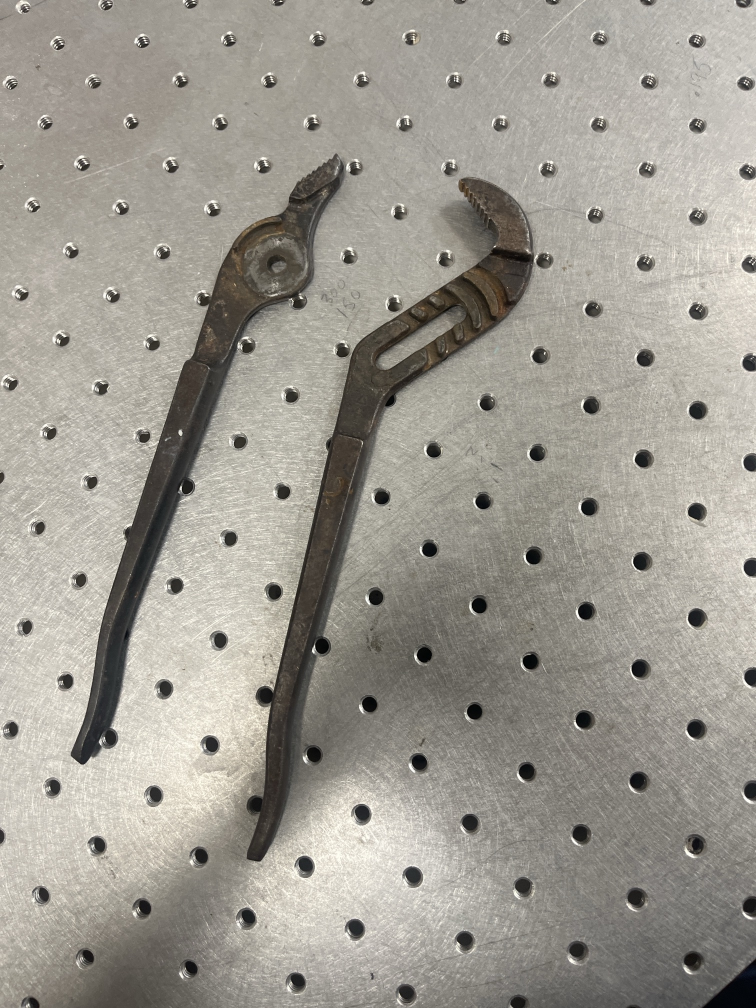
#> input picture scan-to-print/examples/pliers/top.jpg, 1512 x 2016 px, found by its file name (shown at 1/2 size)
$ python photo2outline.py top.jpg --pitch 25.4 --thickness 8 -o out/
#> lines starting #> are read from the running program, lines starting #| are printed output that depends on the picture; after the words box and inside, x2 and y2 are one past the last pixel; in counts of white or black regions, pixels touching at a corner belong together
#!/usr/bin/env python3
"""photo2outline: phone photo of parts on a hole-grid plate -> true-scale outlines + STL.

The plate's hole grid is the calibration target: it fixes camera tilt (homography)
and sets scale. Parts are cut out, holes in the plate are ignored, and each part
becomes an extruded STL (2.5D) plus an SVG outline for CAD / foam inserts.

  python photo2outline.py top.jpg --pitch 25.4 --thickness 8 -o out/
"""
import argparse
import os

import cv2
import numpy as np
import trimesh
from scipy.spatial import cKDTree
from shapely.geometry import Polygon


def flatten(gray):
    """Divide out lighting/shadows so dark = dark everywhere."""
    g = gray.astype(np.float32)
    bg = cv2.morphologyEx(g, cv2.MORPH_CLOSE, cv2.getStructuringElement(cv2.MORPH_ELLIPSE, (151, 151)))
    return g / (cv2.GaussianBlur(bg, (0, 0), 25) + 1)


def find_holes(ratio):
    """Centres + areas of round dark blobs (plate holes)."""
    dark = (ratio < 0.5).astype(np.uint8)
    n, _, st, cen = cv2.connectedComponentsWithStats(dark)
    keep = []
    for k in range(1, n):
        x, y, w, h, a = st[k]
        if 150 < a < 8000 and 0.6 < w / h < 1.6 and a / (w * h) > 0.55:
            keep.append((cen[k], a))
    pts = np.array([c for c, _ in keep])
    areas = np.array([a for _, a in keep])
    return pts, areas


def lattice(pts):
    """Give each hole integer grid coords (i, j) by walking neighbour to neighbour."""
    tree = cKDTree(pts)
    start = np.argmin(np.linalg.norm(pts - pts.mean(0), axis=1))
    # two shortest non-parallel neighbour vectors = local grid basis
    d, idx = tree.query(pts[start], 7)
    vecs = pts[idx[1:]] - pts[start]
    a = vecs[0]
    b = next(v for v in vecs[1:] if abs(a[0] * v[1] - a[1] * v[0]) > 0.5 * np.linalg.norm(a) * np.linalg.norm(v))
    coords = {start: (0, 0)}
    basis = {start: np.array([a, b])}
    queue = [start]
    while queue:
        p = queue.pop(0)
        A = basis[p]
        for di, dj in ((1, 0), (-1, 0), (0, 1), (0, -1)):
            guess = pts[p] + di * A[0] + dj * A[1]
            dist, q = tree.query(guess)
            if q in coords or dist > 0.3 * min(np.linalg.norm(A[0]), np.linalg.norm(A[1])):
                continue
            ci, cj = coords[p]
            coords[q] = (ci + di, cj + dj)
            # update basis from the step we just made (tracks perspective drift)
            B = A.copy()
            B[0 if di else 1] = (pts[q] - pts[p]) * (di or dj)
            basis[q] = B
            queue.append(q)
    ids = np.array(list(coords))
    return ids, np.array([coords[i] for i in ids], float)


def main():
    ap = argparse.ArgumentParser(description=__doc__, formatter_class=argparse.RawDescriptionHelpFormatter)
    ap.add_argument("image")
    ap.add_argument("--pitch", type=float, default=25.4, help="mm between neighbouring plate holes (measure it!)")
    ap.add_argument("--thickness", type=float, default=8.0, help="extrude height mm (caliper the part)")
    ap.add_argument("--offset", type=float, default=0.0, help="grow outline mm (clearance for holster/foam)")
    ap.add_argument("--smooth", type=float, default=1.0, help="round off outline wiggles, mm")
    ap.add_argument("--min-area", type=float, default=2000, help="ignore parts smaller than this, mm^2")
    ap.add_argument("--slot-min", type=float, default=150, help="keep through-slots bigger than this, mm^2")
    ap.add_argument("--ppmm", type=float, default=4.0, help="pixels per mm in the flattened image")
    ap.add_argument("-o", "--out", default="out")
    a = ap.parse_args()
    for f in [v for k, v in vars(a).items() if k in ("scan", "ai", "side_a", "side_b", "image") and v]:
        if not os.path.isfile(f):
            raise SystemExit(f"file not found: {f}\n  (run from the folder that has it, or give the full path, e.g. C:\\scans\\part.stl)")
    os.makedirs(a.out, exist_ok=True)

    img = cv2.imread(a.image)
#> img is the input picture: shape (2016, 1512, 3); mean B, G, R 145.6, 154.4, 158.1
    gray = cv2.cvtColor(img, cv2.COLOR_BGR2GRAY)
    ratio = flatten(gray)
#> in flatten, `return g / (cv2.GaussianBlur(bg, (0, 0), 25) + 1)`:
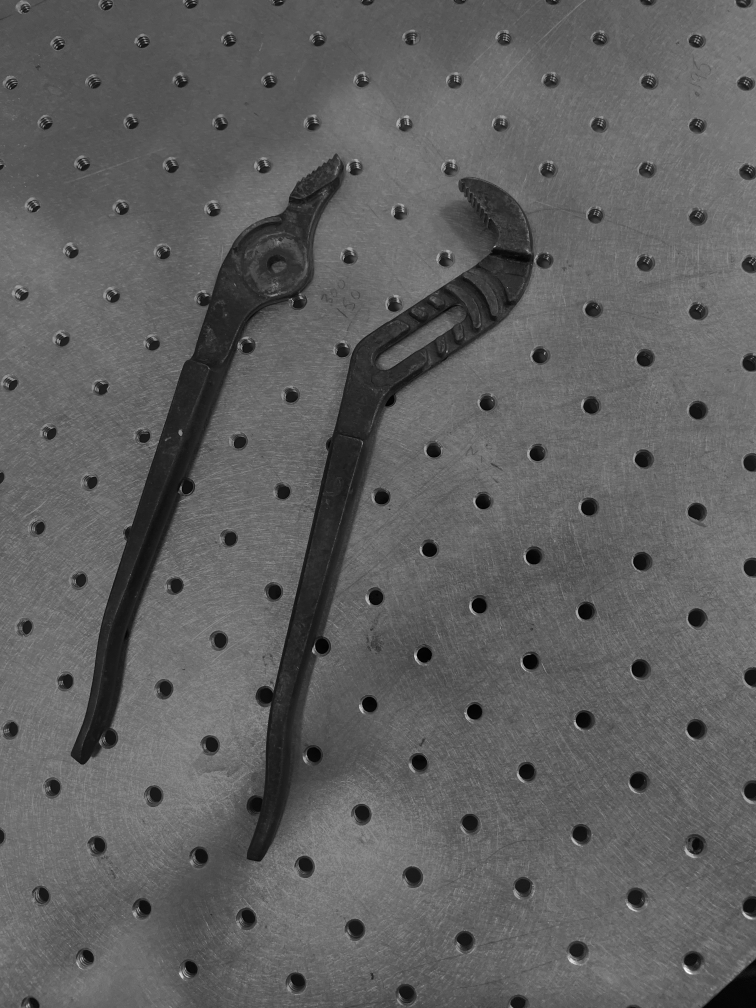
#> returned value: shape (2016, 1512) float32 (shown at 1/2 size); min 0, max 1.82, mean 0.684; drawn with min black and max white

    # 1. grid -> homography (image px <-> plate mm)
    pts, areas = find_holes(ratio)
#> in find_holes, `dark = (ratio < 0.5).astype(np.uint8)`:
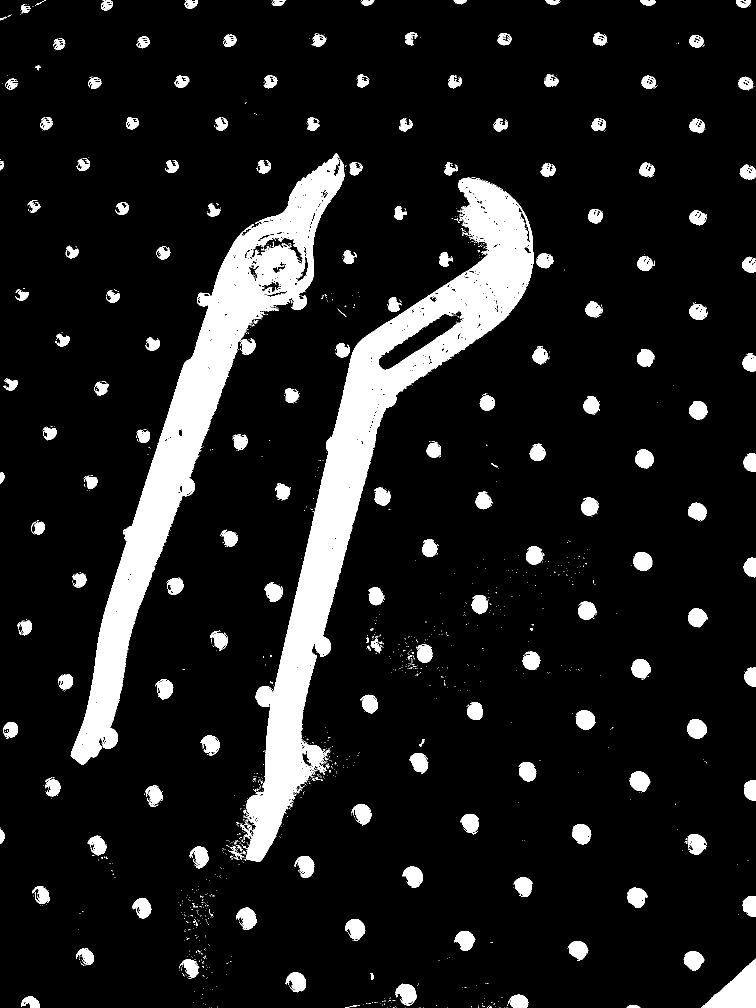
#> dark: shape (2016, 1512) (shown at 1/2 size); values 0 (black) and 1 (white), 11.3% white; 1433 white regions (1253 under 20 px), largest, box (x1, y1, x2, y2) and area: (481, 356, 1068, 1723) 131485, (141, 307, 690, 1529) 105665, (1403, 1917, 1512, 2016) 5462
#> in find_holes, `n, _, st, cen = cv2.connectedComponentsWithStats(dark)`: n = 1434; st = 1434 rows, first 6: [0, 0, 1512, 2016, 2703238], [88, 0, 4, 2, 6], [202, 0, 24, 21, 306], [370, 0, 1, 2, 2], [369, 0, 27, 18, 300], [543, 0, 1, 1, 1]; cen = 1434 pairs, first value 0.333 to 1508.5, second value 0 to 2015
#> the loop in find_holes, `for k in range(1, n):` made 1433 passes
#> after the loop in find_holes, `for k in range(1, n):`: keep = 122 items, first 6: ([213, 10.26], 306), ([381.7, 7.96], 300), ([820.2, 76.65], 361), ([1198.7, 78.75], 465), ([1007.8, 78.61], 413), ([459.1, 81.23], 412)
#> in find_holes, `pts = np.array([c for c, _ in keep])`: pts = 122 pairs, first value 22.13 to 1500.8, second value 7.96 to 2003
#> in find_holes, `areas = np.array([a for _, a in keep])`: areas = 122 values, max 1238 at index 99, min 300 at index 1, mean 723.6
    ids, ij = lattice(pts)
#> in lattice, `start = np.argmin(np.linalg.norm(pts - pts.mean(0), axis=1))`: start = 62
#> in lattice, `d, idx = tree.query(pts[start], 7)`: d = [0, 139, 141.9, 142.5, 196.5, 207.5, 270.2]; idx = [62, 68, 69, 56, 74, 63, 49]
#> in lattice, `vecs = pts[idx[1:]] - pts[start]`: vecs = [[-103.3, 93.03], [99, 101.6], [107, -94.21], [-8.49, 196.3], [207.4, 5.31], [-182.5, -199.3]]
#> in lattice, `a = vecs[0]`: a = [-103.3, 93.03]
#> in lattice, `b = next(v for v in vecs[1:] if abs(a[0] * v[1] - a[1] * v[0]) > 0.5 *..`: b = [99, 101.6]
#> in lattice, `coords = {start: (0, 0)}`: coords = {62: (0, 0)}
#> in lattice, `basis = {start: np.array([a, b])}`: basis = {62: [[-103.3, 93.03], [99, 101.6]]}
#> in lattice, `queue = [start]`: queue = [62]
#> the loop in lattice, `while queue:` made 120 passes
#> (p, A) on passes 1 to 12: (62, [[-103.3, 93.03], [99, 101.6]]), (68, [[-103.3, 93.03], [99, 101.6]]), (56, [[-107, 94.21], [99, 101.6]]), (69, [[-103.3, 93.03], [99, 101.6]]), (74, [[-103.3, 93.03], [94.83, 103.3]]), (50, [[-105.5, 94.21], [99, 101.6]]), (63, [[-107, 94.21], [100.5, 99.51]]), (75, [[-103.3, 93.03], [101.8, 109]]), (81, [[-107.5, 95.74], [94.83, 103.3]]), (82, [[-103.3, 93.03], [100.5, 111.7]]), (44, [[-106.3, 92.79], [99, 101.6]]), (57, [[-105.5, 94.21], [102.6, 98.72]])
#> after the loop in lattice, `while queue:`: basis = 120 items; queue = []
#> in lattice, `ids = np.array(list(coords))`: ids = 120 values, max 121 at index 71, min 0 at index 105, mean 59.96
#> ij = 120 pairs, first value -7 to 8, second value -9 to 7
    H, inl = cv2.findHomography(ij * a.pitch, pts[ids], cv2.RANSAC, 6.0)
#> H = [[-4.3, 3.24, 870.8], [3.6, 3.5, 897.9], [-0.000126, -0.000619, 1]]; inl = 120 values, max 1 at index 0, min 0 at index 53, mean 0.958
    err = np.linalg.norm(cv2.perspectiveTransform((ij * a.pitch)[None], H)[0] - pts[ids], axis=1)
#> err = 120 values, max 10.05 at index 53, min 0.228 at index 51, mean 2.02
    print(f"grid: {len(pts)} holes found, {len(ids)} on lattice, fit err median {np.median(err):.1f}px")
#| grid: 122 holes found, 120 on lattice, fit err median 1.5px

    # 2. flatten photo to top-down, ppmm px per mm
    Hinv = np.linalg.inv(H)
#> Hinv = [[-0.131, 0.122, 4.42], [0.12, 0.135, -225.6], [5.77e-05, 9.9e-05, 0.861]]
    h, w = gray.shape
#> h = 2016; w = 1512
    corners = cv2.perspectiveTransform(np.float32([[0, 0], [w, 0], [w, h], [0, h]])[None], Hinv)[0]
#> corners = [[5.14, -262.1], [-203.9, -46.98], [45.71, 198.5], [235.9, 44.13]]
    lo = corners.min(0)
#> lo = [-203.9, -262.1]
    hi = corners.max(0)
#> hi = [235.9, 198.5]
    S = np.array([[a.ppmm, 0, -lo[0] * a.ppmm], [0, a.ppmm, -lo[1] * a.ppmm], [0, 0, 1]])
#> S = [[4, 0, 815.5], [0, 4, 1048.3], [0, 0, 1]]
    size = tuple(np.ceil((hi - lo) * a.ppmm).astype(int))
#> size = (1760, 1843)
    M = S @ Hinv
#> M = [[-0.476, 0.568, 719.7], [0.539, 0.644, 2.57e-05], [5.77e-05, 9.9e-05, 0.861]]
    top = cv2.warpPerspective(img, M, size)
    valid = cv2.warpPerspective(np.full((h, w), 255, np.uint8), M, size, flags=cv2.INTER_NEAREST) > 0
#> valid: shape (1843, 1760) bool; 49.1% white; 1 white region, box (x1, y1, x2, y2) and area: (1, 0, 1760, 1842) 1591394
    r = cv2.warpPerspective(ratio, M, size)
    sat = cv2.cvtColor(top, cv2.COLOR_BGR2HSV)[..., 1]
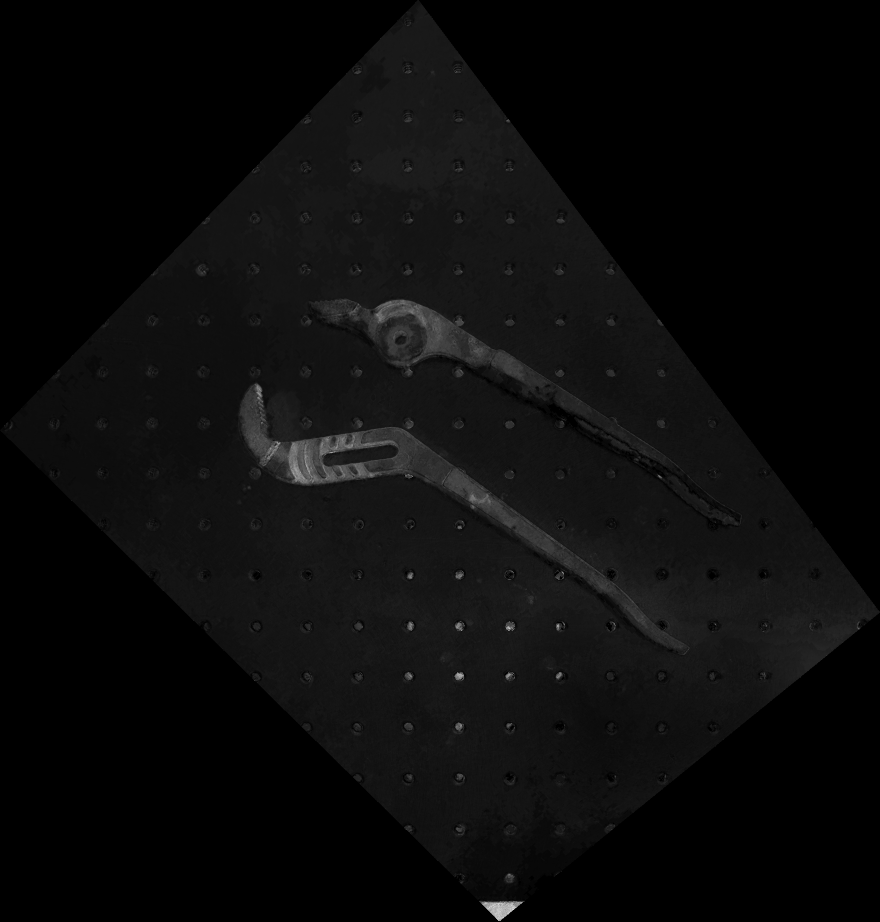
#> sat: shape (1843, 1760) (shown at 1/2 size); min 0, max 255, mean 10.9

    # 3. part mask: dark or coloured, minus every plate hole (we know where they all are)
    plate_sat = np.median(sat[valid])
#> plate_sat = 20
    mask = ((r < 0.45) | (sat > plate_sat + 35)) & valid
#> mask: shape (1843, 1760) bool; 5.3% white; 689 white regions (533 under 20 px), largest, box (x1, y1, x2, y2) and area: (476, 767, 1380, 1310) 65017, (618, 597, 1484, 1062) 58236, (958, 1800, 1049, 1842) 1870
    # hole radius in mm, per hole using local px/mm (perspective), take the big ones
    nn = cKDTree(pts[ids]).query(pts[ids], 2)[0][:, 1]
#> nn = 120 values, max 160.4 at index 45, min 104.3 at index 99, mean 136.5
    r_mm = np.sqrt(areas[ids] / np.pi) / (nn / a.pitch)
#> r_mm = 120 values, max 3.3 at index 28, min 2.19 at index 67, mean 2.74
    hole_mm = np.percentile(r_mm, 90)
#> hole_mm = 3.15
    hole_mm = float(np.clip(hole_mm, 2, 0.4 * a.pitch))
    print(f"plate hole radius ~{hole_mm:.1f} mm")
#| plate hole radius ~3.1 mm
    holes_only = np.zeros(mask.shape, np.uint8)
    imin, jmin = ij.min(0) - 30
#> imin = -37; jmin = -39
    imax, jmax = ij.max(0) + 30
#> imax = 38; jmax = 37
    for i in range(int(imin), int(imax)):
        for j in range(int(jmin), int(jmax)):
            x, y = (np.array([i, j]) * a.pitch - lo) * a.ppmm
            if 0 <= x < size[0] and 0 <= y < size[1]:
                cv2.circle(holes_only, (int(x), int(y)), int((1.5 * hole_mm + 1.5) * a.ppmm), 1, -1)
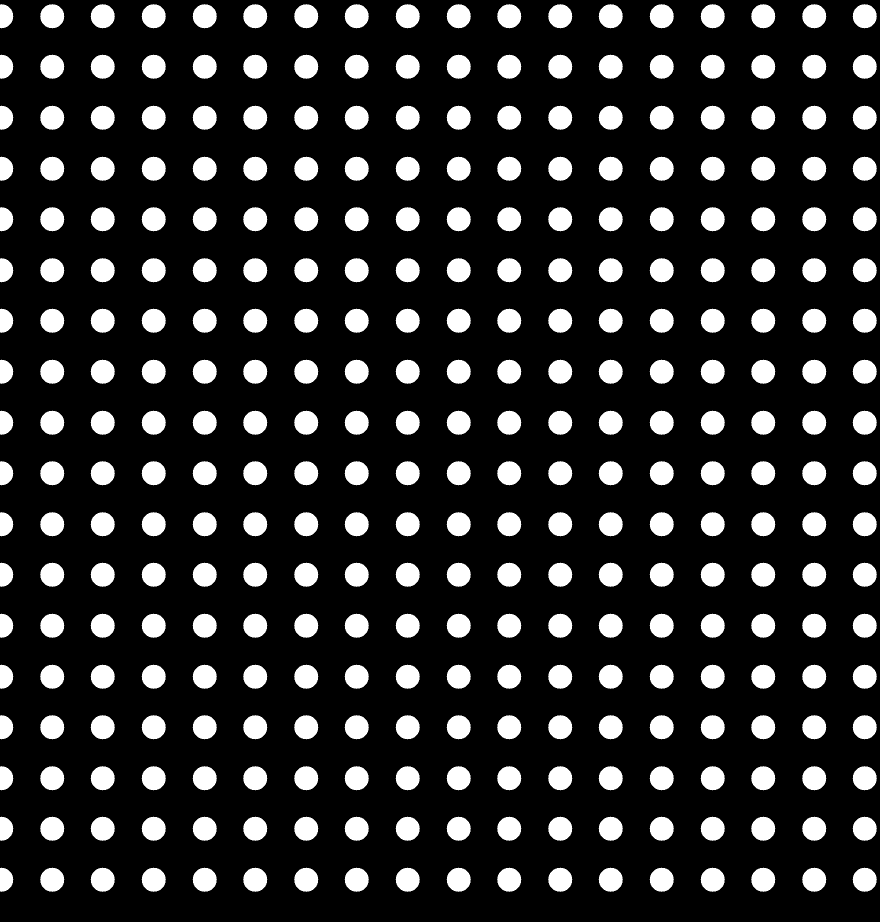
#> holes_only: shape (1843, 1760) (shown at 1/2 size); values 0 (black) and 1 (white), 17.5% white; 324 white regions, largest, box (x1, y1, x2, y2) and area: (80, 8, 129, 57) 1793, (181, 8, 230, 57) 1793, (283, 8, 332, 57) 1793
    # plate holes touching a part leave bumps. Cut every hole disk out, then close
    # (fills notches the cut left in the part's edge, never grows past a straight edge),
    # then keep only pixels that were dark/coloured to begin with.
    k = lambda mm: cv2.getStructuringElement(cv2.MORPH_ELLIPSE, (int(mm * a.ppmm) | 1,) * 2)
    mask = mask.astype(np.uint8)
    cut = mask & (holes_only == 0)
#> cut: shape (1843, 1760); values 0 (black) and 1 (white), 3.1% white; 312 white regions (307 under 20 px), largest, box (x1, y1, x2, y2) and area: (476, 767, 1380, 1310) 52051, (618, 597, 1484, 1055) 46966, (958, 1800, 1049, 1842) 1870, (1059, 1197, 1067, 1209) 47, (1342, 1509, 1348, 1516) 22
    mask = cv2.morphologyEx(cut, cv2.MORPH_CLOSE, k(2 * (1.5 * hole_mm + 1.5) + 2)) & mask
#> mask: shape (1843, 1760); values 0 (black) and 1 (white), 3.7% white; 318 white regions (311 under 20 px), largest, box (x1, y1, x2, y2) and area: (476, 767, 1380, 1310) 61362, (618, 597, 1484, 1055) 54455, (958, 1800, 1049, 1842) 1870
    mask = cv2.morphologyEx(mask, cv2.MORPH_CLOSE, k(4))  # bridge shiny spots
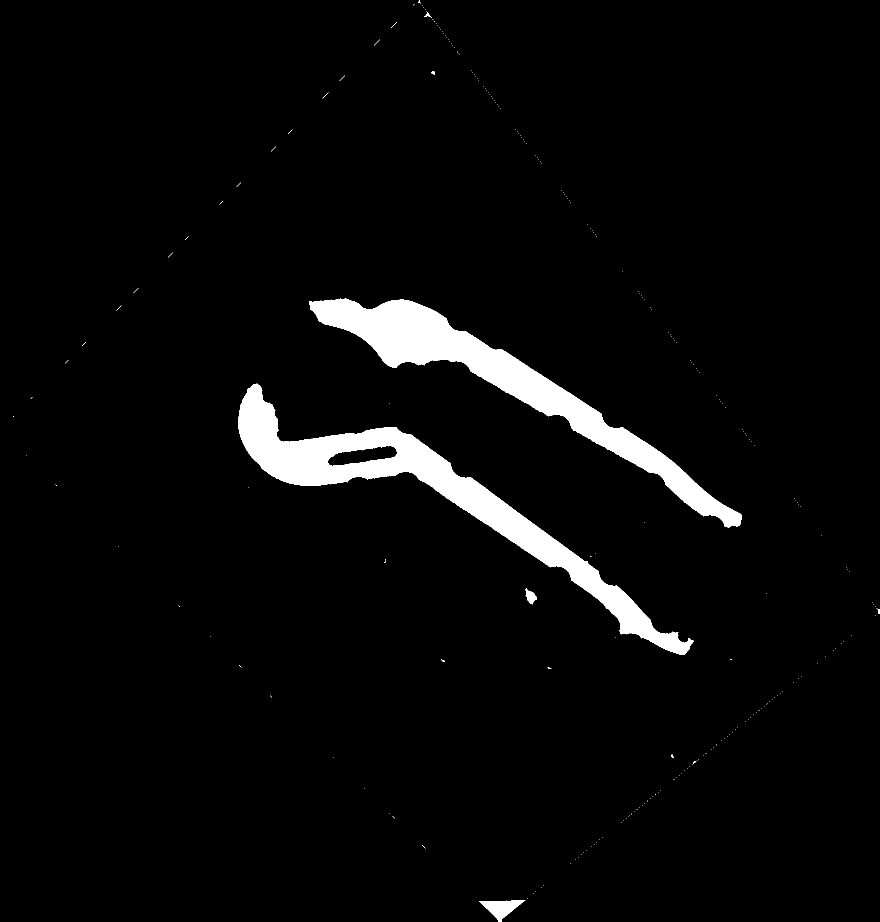
#> mask: shape (1843, 1760) (shown at 1/2 size); values 0 (black) and 1 (white), 3.9% white; 238 white regions (230 under 20 px), largest, box (x1, y1, x2, y2) and area: (476, 767, 1388, 1310) 64519, (618, 597, 1484, 1055) 59223, (958, 1800, 1051, 1843) 1890
    mask = cv2.morphologyEx(mask, cv2.MORPH_OPEN, k(2))  # drop specks
#> mask: shape (1843, 1760); values 0 (black) and 1 (white), 3.9% white; 4 white regions

    # 4. outlines -> polygons (keep real through-slots, drop specks)
    cnts, hier = cv2.findContours(mask, cv2.RETR_CCOMP, cv2.CHAIN_APPROX_NONE)
#> cnts = 5 contours; box (x1, y1, x2, y2) and area: (476, 768, 1385, 1310) 66566, (619, 597, 1484, 1055) 58252, (655, 891, 795, 933) 3348, (964, 1800, 1042, 1843) 1737, (1052, 1182, 1073, 1207) 314
    parts = []
    for n, c in enumerate(cnts):
        if hier[0][n][3] != -1:
            continue
        shell = c[:, 0, :] / a.ppmm + lo
        holes = []
        ch = hier[0][n][2]
        while ch != -1:
            hp = cnts[ch][:, 0, :] / a.ppmm + lo
            if len(hp) > 3 and Polygon(hp).area > a.slot_min:
                holes.append(hp)
            ch = hier[0][ch][0]
        if len(shell) < 4:
            continue
        p = Polygon(shell, holes).buffer(0)
        if p.area < a.min_area:
            continue
        p = p.buffer(a.smooth).buffer(-a.smooth).buffer(-a.smooth).buffer(a.smooth)  # round wiggles
        if a.offset:
            p = p.buffer(a.offset)
        parts.append(p.simplify(0.1))
#> this loop made 5 passes
#> after the loop, parts = 2 items

    # 5. outputs
    over = top.copy()
    svg = []
    for n, p in enumerate(sorted(parts, key=lambda p: p.bounds[0])):
        minx, miny, maxx, maxy = p.bounds
        rect = p.minimum_rotated_rectangle.exterior.coords
        L = sorted([np.hypot(*np.subtract(rect[i], rect[i + 1])) for i in range(2)])
        print(f"part {n}: {L[1]:.1f} x {L[0]:.1f} mm, area {p.area:.0f} mm^2, {len(p.interiors)} slot(s)")
        m = trimesh.creation.extrude_polygon(p, a.thickness)
        m.export(os.path.join(a.out, f"part{n}.stl"))
        for ring in [p.exterior, *p.interiors]:
            xy = ((np.array(ring.coords) - lo) * a.ppmm).astype(np.int32)
            cv2.polylines(over, [xy], True, (0, 255, 0), 3)
            svg.append('<path d="M' + " L".join(f"{x:.2f},{y:.2f}" for x, y in ring.coords) + ' Z"/>')
        cx, cy = ((np.array(p.centroid.coords[0]) - lo) * a.ppmm).astype(int)
        cv2.putText(over, f"part{n} {L[1]:.0f}mm", (cx, cy), cv2.FONT_HERSHEY_SIMPLEX, 2, (0, 0, 255), 4)
#> this loop made 1 pass
#> (minx, miny, maxx, maxy, L) on pass 1: (-84.85, -70.06, 142.1, 65.16, [47.57, 254.7])
#| part 0: 254.7 x 47.6 mm, area 3959 mm^2, 1 slot(s)
#> after the loop, svg = []
    cv2.imwrite(os.path.join(a.out, "check.jpg"), over)
    with open(os.path.join(a.out, "outlines.svg"), "w") as f:
        f.write(f'<svg xmlns="http://www.w3.org/2000/svg" width="{hi[0]-lo[0]:.1f}mm" height="{hi[1]-lo[1]:.1f}mm" '
                f'viewBox="{lo[0]:.2f} {lo[1]:.2f} {hi[0]-lo[0]:.2f} {hi[1]-lo[1]:.2f}">'
                f'<g fill="none" stroke="black" stroke-width="0.2">{"".join(svg)}</g></svg>')
    print(f"wrote {len(parts)} STL(s), outlines.svg, check.jpg -> {a.out}/")


if __name__ == "__main__":
    main()
#> (the call stopped at in main, `m = trimesh.creation.extrude_polygon(p, a.thickness)`: trimesh is not available in this run)
